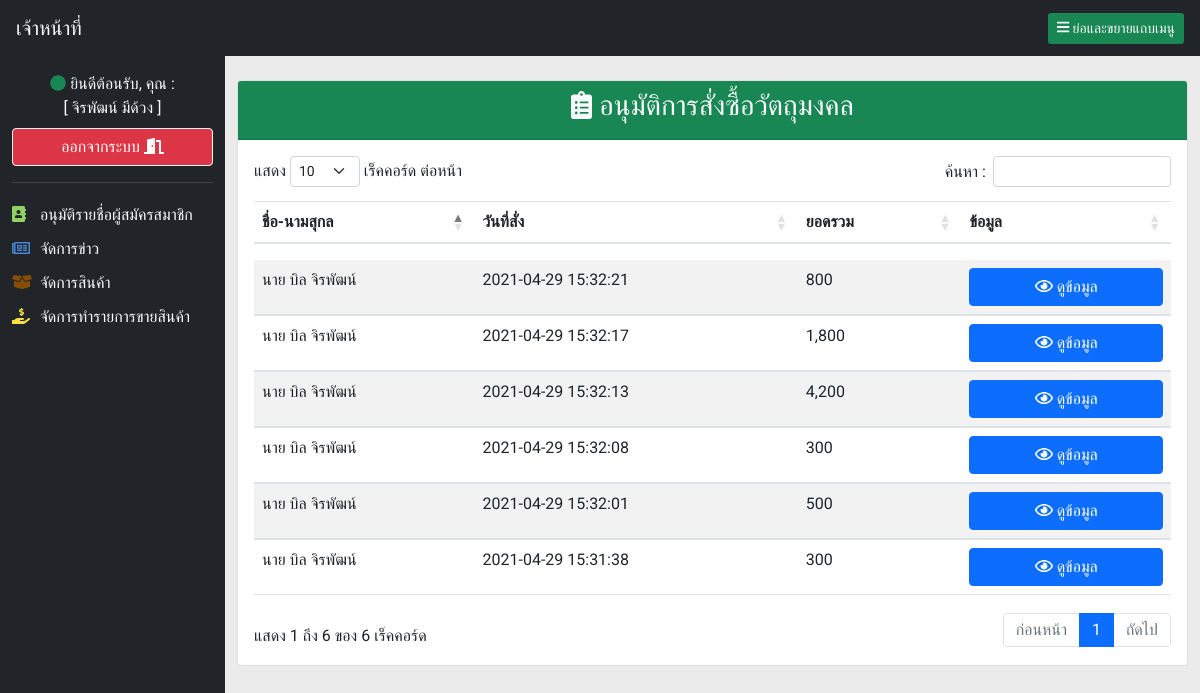
Before: /back_house_system/manager.php?m=m4_order_come (signed in) with the older database file.
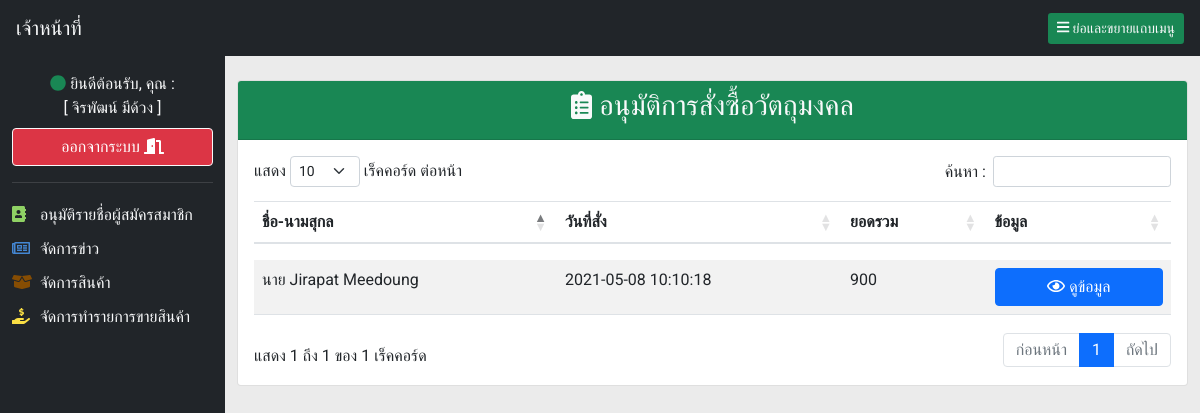
After: the same page with the newer database file.
### tables this page shows
CREATE TABLE `save_basket` (
  `id_save_basket` int(11) NOT NULL,
  `id_user` int(11) NOT NULL,
  `id_basket` varchar(100) NOT NULL,
  `id_product` varchar(100) NOT NULL,
  `total_prod` varchar(20) NOT NULL,
  `phone_number` varchar(100) NOT NULL,
  `address_for_send` varchar(100) NOT NULL,
  `slip_img` varchar(150) NOT NULL DEFAULT 'wait',
  `date_time` timestamp NOT NULL DEFAULT current_timestamp() ON UPDATE current_timestamp(),
  `status_pay` varchar(50) NOT NULL DEFAULT 'not_pay'
);

CREATE TABLE `user` (
  `id` int(11) NOT NULL,
  `username` varchar(50) NOT NULL,
  `password` varchar(50) NOT NULL,
  `title_name` varchar(10) NOT NULL,
  `first_name` varchar(50) NOT NULL,
  `last_name` varchar(50) NOT NULL,
  `email` varchar(50) NOT NULL,
  `phone_number` varchar(10) NOT NULL,
  `profile_img` varchar(50) NOT NULL,
  `register_status` varchar(10) NOT NULL,
  `user_level` varchar(5) NOT NULL,
  `date_register` timestamp NOT NULL DEFAULT current_timestamp()
);

### func4pdo/connect.php (called while the page is built, shortened)
<?php
    class connect_db {
        function __construct()
        {
            $dsn = "mysql:host=localhost; dbname=sacred_object";
            $conn_db = new PDO($dsn, 'root','');
            $this->conn=$conn_db;
        }
        function runQuery($sql){
            $re = $this->conn->prepare($sql);
            return $re;
        }
    }
?>

### back_house_system/include_for_m/order_come.php (the view)
<div class="card">
    <div class="card-header bg-success text-light">
    <h3 class="text-center"><i class="fas fa-clipboard-list"></i> อนุมัติการสั่งซื้อวัตถุมงคล</h3>
    </div>
    <div class="card-body">
                <table class="w-100 table table-striped pb-3" id="myTable">
                        <thead class="text-nowrap">
                                <th>ชื่อ-นามสุกล</th>
                                <th>วันที่สั่ง</th>
                                <th>ยอดรวม</th>
                                <th>ข้อมูล</th>
                        </thead>
                        <tbody class="text-nowrap">
                        <?php
                            $pdo = new connect_db();
                            $sql = $pdo->runQuery('SELECT * FROM save_basket WHERE status_pay=:wait Order by id_save_basket ');
                            $sql->execute(['wait' =>'wait_process']);
                            while($post1 = $sql->fetch()){
                        ?>
                            <tr>
                                <td>
                                    <?php
                                         if($post1){
                                            $sql_user = $pdo->runQuery('SELECT * FROM user WHERE id=:id_user ');
                                            $sql_user->execute(['id_user' => $post1->id_user]);
                                            $post_user = $sql_user->fetch();
                                            echo $post_user->title_name." ".$post_user->first_name." ".$post_user->last_name;
                                        }
                                    ?>
                                </td>
                                <td><?php echo $post1->date_time ?></td>
                                <td><?php echo $post1->total_prod ?></td>
                                <td>
                                        <a href="manager.php?m=m4_veiw_order_come&id4_save_basket=<?php echo $post1->id_save_basket ?>" class="btn btn-primary w-100"><i class="far fa-eye"></i> ดูข้อมูล</button>
                                </td>
                            </tr>
                            <?php
                            }
                            ?>
                        </tbody>
                </table>
    </div>
</div>

Changed rows visible on the page:
removed save_basket: id_user.title_name "นาย", id_user.first_name "บิล", id_user.last_name "จิรพัฒน์", date_time "2021-04-29 15:32:21", total_prod "800"
removed save_basket: id_user.title_name "นาย", id_user.first_name "บิล", id_user.last_name "จิรพัฒน์", date_time "2021-04-29 15:32:17", total_prod "1,800"
removed save_basket: id_user.title_name "นาย", id_user.first_name "บิล", id_user.last_name "จิรพัฒน์", date_time "2021-04-29 15:32:13", total_prod "4,200"
removed save_basket: id_user.title_name "นาย", id_user.first_name "บิล", id_user.last_name "จิรพัฒน์", date_time "2021-04-29 15:32:08", total_prod "300"
removed save_basket: id_user.title_name "นาย", id_user.first_name "บิล", id_user.last_name "จิรพัฒน์", date_time "2021-04-29 15:32:01", total_prod "500"
removed save_basket: id_user.title_name "นาย", id_user.first_name "บิล", id_user.last_name "จิรพัฒน์", date_time "2021-04-29 15:31:38", total_prod "300"
added save_basket: id_user.title_name "นาย", id_user.first_name "Jirapat", id_user.last_name "Meedoung", date_time "2021-05-08 10:10:18", total_prod "900"
Other visible differences:
text written by a page script: "แสดง เร็คคอร์ด ต่อหน้า ค้นหา : แสดง 1 ถึง 6 ของ 6 เร็คคอร์ด ก่อนหน้า 1 ถัดไป" → "แสดง เร็คคอร์ด ต่อหน้า ค้นหา : แสดง 1 ถึง 1 ของ 1 เร็คคอร์ด ก่อนหน้า 1 ถัดไป"
